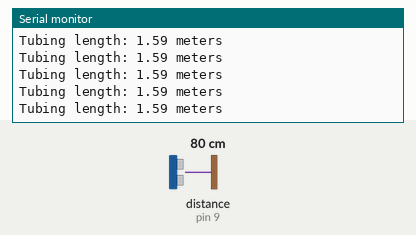
Recording of a sketch running on a simulated Arduino Uno, built with avr-gcc and run on an emulated ATmega328P. Shown: the last lines printed to the serial monitor. Wiring (inferred from the names in the program): ultrasonic range finder: trigger pin 10; echo pin 9. Inputs (shaded band) come from the test bench; at power-on: distance to the obstacle (sensor on pin 9) 80 cm. The echo pulse lasts 58.3 µs per cm.

Above: at 1.2 s.
1.3 s: distance to the obstacle (sensor on pin 9) set to 120 cm
At 1.49 s:
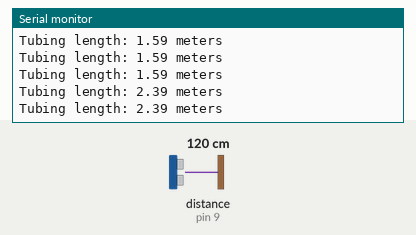
4.3 s: distance to the obstacle (sensor on pin 9) set to 35 cm
At 4.3 s:
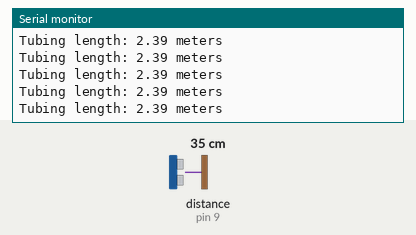
7.3 s: distance to the obstacle (sensor on pin 9) set to 250 cm
At 7.4 s:
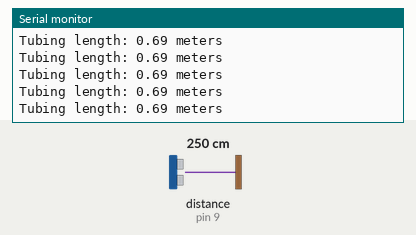
10.3 s: distance to the obstacle (sensor on pin 9) set to 35 cm
At 10.4 s:
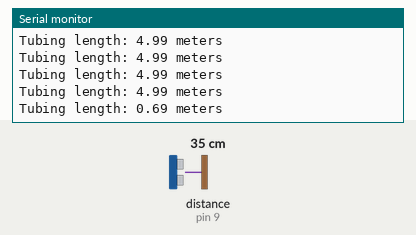
Timing chart, 0 to 13.3 s (numbered marks = the images above; inputs shaded):
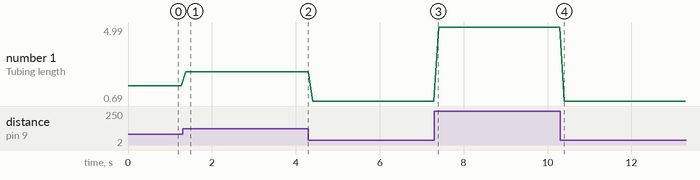

Measured:
- after the input at 1.3 s, the serial monitor: prints a new line after 0.08 s (image 1)
- after the input at 10.3 s, the serial monitor: prints a new line after 0.10 s (image 4)
- plotted number 1: 1.59 → 2.39 after the input at 1.3 s, 2.39 → 0.69 after the input at 4.3 s, 0.69 → 4.99 after the input at 7.3 s, 4.99 → 0.69 after the input at 10.3 s

The sketch:

measure_tubing_length.ino
```cpp
// measure_tubing_length.ino
// Fill tubing with air and run this to determine the tubing length in meters
// Use that value to set tubing_length in ultrasonic_gas_sensor.ino

const int trigPin = 10;
const int echoPin = 9;
float duration;
float length;

void setup() {
  pinMode(trigPin, OUTPUT);
  pinMode(echoPin, INPUT);
  Serial.begin(9600);
}

void loop() {
  digitalWrite(trigPin, LOW);
  delayMicroseconds(2);
  digitalWrite(trigPin, HIGH);
  delayMicroseconds(10);
  digitalWrite(trigPin, LOW);

  duration = pulseIn(echoPin, HIGH);
  length = (duration*.000343);
  Serial.print("Tubing length: ");
  Serial.print(length);
  Serial.println(" meters");
  delay(100);
}
```
